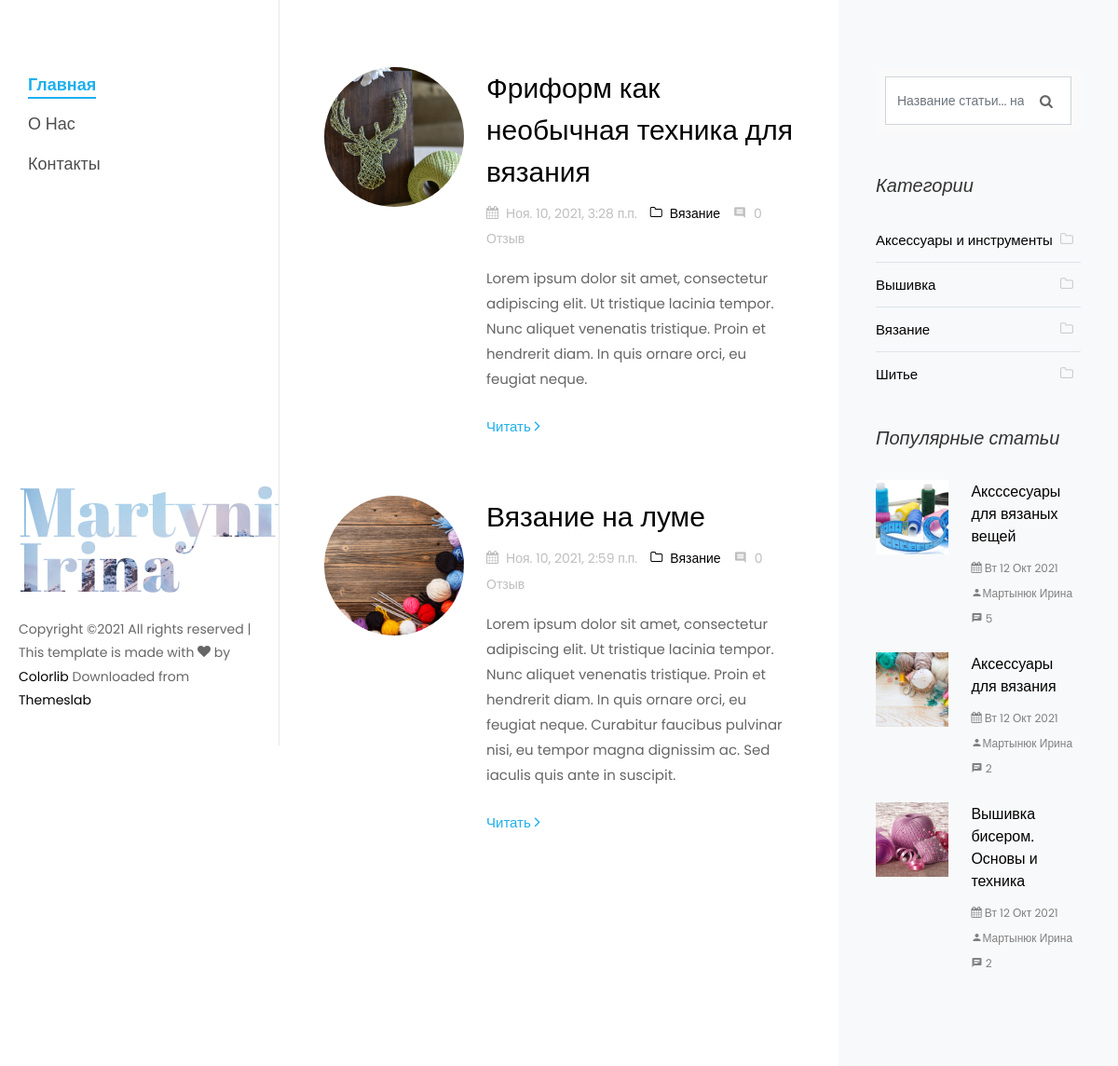
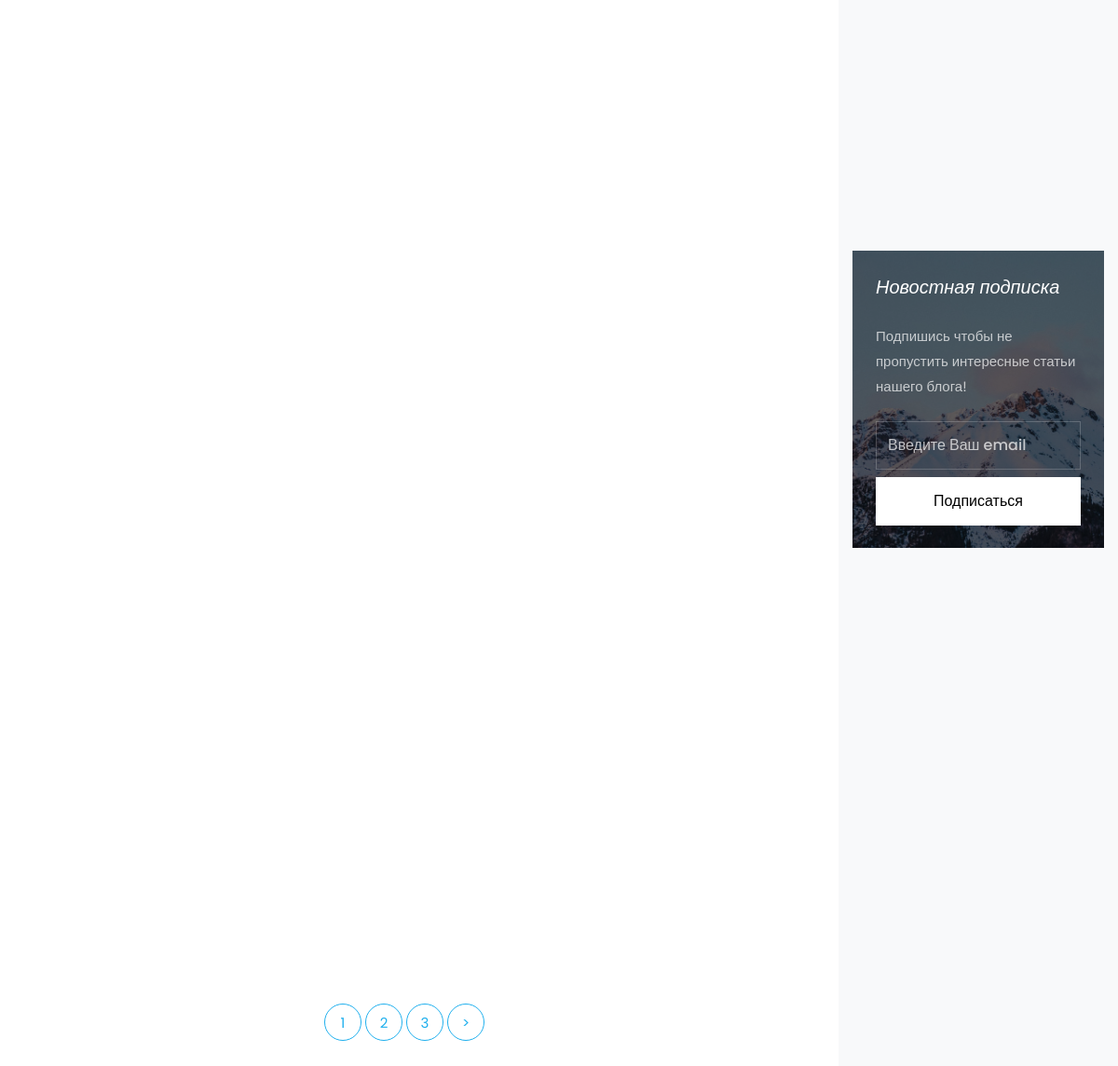
The page / on the database its author committed (2 pictures, top to bottom).
### blog_app/models.py (models this page shows, shortened)
class Article(models.Model):
    title = models.CharField(max_length=256, blank=False, verbose_name='Название')
    category = models.ForeignKey('Category', on_delete=models.CASCADE, verbose_name='Категория')
    slug = models.SlugField(max_length=256, db_index=True)
    short_content = models.TextField(verbose_name='Краткое описание', max_length=300, default='Нет описания')
    content = models.TextField(blank=True, default='Нет описания', verbose_name='Текст статьи')
    created_at = models.DateTimeField(auto_now_add=True, verbose_name='Дата публикации')
    updated_at = models.DateTimeField(auto_now=True, verbose_name='Дата обновления')
    image = models.ImageField(upload_to='blog_images/%Y/%m/%d', verbose_name='Изображение', blank=False)
    draft = models.BooleanField(verbose_name='Черновик', default=False)
    author = models.CharField(verbose_name='Автор', blank=False, max_length=150)
    tags = TaggableManager()
    class Meta:
        ordering = ('-created_at',)
        verbose_name = 'Статья'
        verbose_name_plural = 'Статьи'
    def get_absolute_url(self):
        return reverse('article_detail', kwargs={'slug': self.slug})

class Category(models.Model):
    name = models.CharField(max_length=150, blank=False, db_index=True, verbose_name='Наименование')
    slug = models.SlugField(max_length=150, unique=True, blank=False, db_index=True)
    created_at = models.DateTimeField(auto_now_add=True, verbose_name='Дата создания')
    updated_at = models.DateTimeField(auto_now=True, verbose_name='Дата обновления')
    class Meta:
        ordering = ('name',)
        verbose_name = 'Категория'
        verbose_name_plural = 'Категории'
    def __str__(self):
        return self.name
    def get_absolute_url(self):
        return reverse('article_category_list', kwargs={'slug': self.slug})

### blog_app/views.py (the view)
# urls.py: path('', views.IndexView.as_view(), name="article_list_all"),
class IndexView(DataMixin, ListView):
    extra_context = {'title': 'Главная'}
    def get_queryset(self):
        return Article.objects.filter(draft=False)

### email_contact/forms.py
class ContactForm(forms.ModelForm):
    class Meta:
        model = Contact
        fields = ('email',)
        widgets = {
            'email': forms.EmailInput(
                attrs={
                    'class': 'form-control',
                    'placeholder': 'Введите Ваш email'
                }
            )
        }
        labels = {
            'email': ''
        }

### blog_app/templatetags/article_tag.py (called while the page is built)
@register.simple_tag()
def get_categories():
    return Category.objects.all()

@register.simple_tag()
def get_tags():
    return Tag.objects.all()

@register.simple_tag()
def get_archives():
    return Article.objects.dates('created_at', 'month', order='DESC').filter(draft=False)

@register.inclusion_tag('tags/popular_articles.html')
def get_popular_articles(count=None):
    popular_articles = Article.objects.annotate(
        num_comments=Count('reviews')
    ).order_by('-num_comments').filter(draft=False)[:count]
    return {
        'popular_articles': popular_articles
    }

### email_contact/templatetags/contact_tags.py (called while the page is built)
@register.inclusion_tag("contact/tags/form.html")
def contact_form():
    return {'contact_form': ContactForm()}

### templates/index.html
{% extends 'partials/base.html' %}
{% block content %}
    <div class="col-xl-8 py-5 px-md-5">
        <div class="row pt-md-4">
            {% for article in articles %}
                <div class="col-md-12">
                    <div class="blog-entry ftco-animate d-md-flex">
                        <a href="#" class="img img-2"
                           style="background-image: url({{ article.image.url }});"></a>
                        <div class="text text-2 pl-md-4">
                            <h3 class="mb-2"><a href="{{ article.get_absolute_url }}">{{ article.title}}</a>
                            </h3>
                            <div class="meta-wrap ">
                                <p class="meta">
                                    <span><i class="icon-calendar mr-2"></i>{{ article.created_at }}</span>
                                    <span><a href="{{ article.category.get_absolute_url }}"><i class="icon-folder-o mr-2"></i>{{ article.category }}</a></span>
                                    <span><i class="icon-comment2 mr-2"></i>{{ article.reviews_set.count }} Отзыв</span>
                                </p>
                            </div>
                            <p class="mb-4">{{ article.short_content }}</p>
                            <p><a href="{{ article.get_absolute_url }}" class="btn-custom">Читать <span
                                    class="ion-ios-arrow-forward"></span></a></p>
                        </div>
                    </div>
                </div>
            {% empty %}
            <h4>Список статей пуст</h4>
            {% endfor %}
        </div>
        {% include 'partials/paginations.html' %}
    </div>
{% endblock %}

### templates/partials/sidebar.html (shortened to what this page needs)
{% load article_tag %}
{% load contact_tags %}
<div class="col-xl-4 sidebar ftco-animate bg-light pt-5">
    <div class="sidebar-box pt-md-4">
        <form action="{% url 'search' %}" method="get" class="search-form">
            <div class="form-group">
                <span class="icon icon-search"></span>
                <input type="text" class="form-control" placeholder="Название статьи... нажмите Enter"
                       name="search_query">
            </div>
        </form>
    </div>
    <div class="sidebar-box ftco-animate">
        <h3 class="sidebar-heading">Категории</h3>
        <ul class="categories">
            {% get_categories as categories %}
            {% for category in categories %}
                <li class="colorlib-active"><a href="{{ category.get_absolute_url }}">{{ category.name }}<span><i
                        class="icon-folder-o mr-2"></i></span></a></li>
            {% endfor %}
        </ul>
    </div>
    {% get_popular_articles count=3 %}
    <div class="sidebar-box subs-wrap img py-4"
         style="background-image: url(/static/images/bg_1.jpg);">
        {% contact_form %}
    </div>
</div>

### templates/tags/popular_articles.html
<div class="sidebar-box ftco-animate">
    <h3 class="sidebar-heading">Популярные статьи</h3>
    {% for popular in popular_articles %}
        <div class="block-21 mb-4 d-flex">
            <a class="blog-img mr-4" style="background-image: url({{ popular.image.url }});"></a>
            <div class="text">
                <h3 class="heading"><a href="{{ popular.get_absolute_url }}">{{ popular.title }}</a>
                </h3>
                <div class="meta">
                    <div><a href="#"><span class="icon-calendar"></span> {{ popular.created_at|date:"D d M Y" }}</a></div>
                    <div><a href="#"><span class="icon-person"></span>{{ popular.author }}</a></div>
                    <div><a href="#"><span class="icon-chat"></span> {{ popular.reviews_set.count }}</a></div>
                </div>
            </div>
        </div>
        {% empty %}
        <h4>Список популярных статей пуст</h4>
    {% endfor %}
</div>

### static/css/icomoon.css (style rules this page uses)
[class^="icon-"], [class*=" icon-"] { font-family: 'icomoon' !important; speak: none; font-style: normal; font-weight: normal; font-variant: normal; text-transform: none; line-height: 1; -webkit-font-smoothing: antialiased; -moz-osx-font-smoothing: grayscale; }
.icon-search:before { content: "\f002"; }
.icon-calendar:before { content: "\f073"; }
.icon-folder-o:before { content: "\f114"; }
.icon-chat:before { content: "\e0b7"; }
.icon-comment2:before { content: "\e0b9"; }
.icon-person:before { content: "\e7fd"; }

### rows shown on the page
Article: image (picture), title "Фриформ как необычная техника для вязания", created_at "Ноя. 10, 2021, 3:28 п.п.", category "Вязание", reviews_set.count "0", short_content "Lorem ipsum dolor sit amet, consectetur adipiscing elit. Ut tristique lacinia tempor. Nunc aliquet venenatis tristique. Proin et hendrerit diam. In quis ornare orci, eu feugiat neque."
Article: image (picture), title "Вязание на луме", created_at "Ноя. 10, 2021, 2:59 п.п.", category "Вязание", reviews_set.count "0", short_content "Lorem ipsum dolor sit amet, consectetur adipiscing elit. Ut tristique lacinia tempor. Nunc aliquet venenatis tristique. Proin et hendrerit diam. In quis ornare orci, eu feugiat neque. Curabitur faucibus pulvinar nisi, eu tempor magna dignissim ac. Sed iaculis quis ante in suscipit."
Category: name "Аксессуары и инструменты"
Category: name "Вышивка"
Category: name "Вязание"
Category: name "Шитье"
Article: image (picture), title "Аксссесуары для вязаных вещей", created_at "Вт 12 Окт 2021", author "Мартынюк Ирина", reviews_set.count "5"
Article: image (picture), title "Аксессуары для вязания", created_at "Вт 12 Окт 2021", author "Мартынюк Ирина", reviews_set.count "2"
Article: image (picture), title "Вышивка бисером. Основы и техника", created_at "Вт 12 Окт 2021", author "Мартынюк Ирина", reviews_set.count "2"

### other values the page prints
{{ num }} "1" "2" "3"
